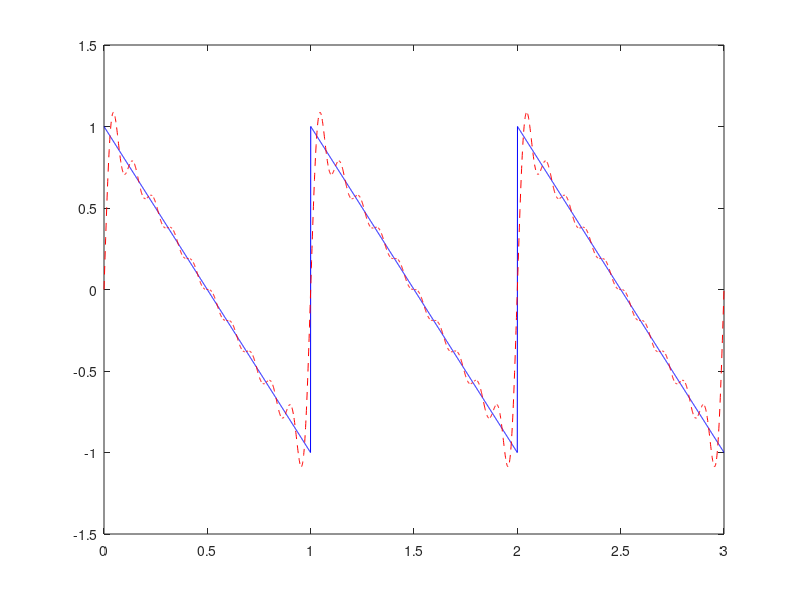
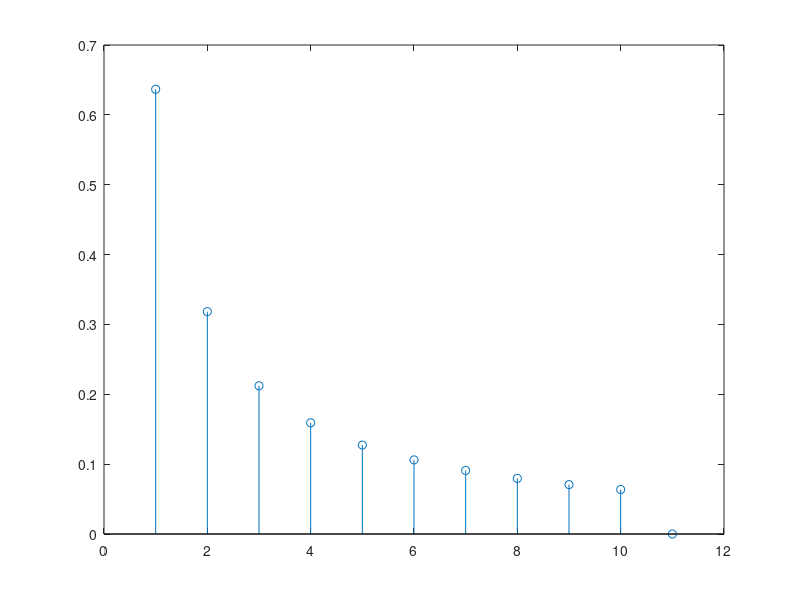

These charts were generated, in order, by the following MATLAB code:
clear
% set signal period to 1s
T = 1;
% Time variable
t = linspace(0, T, 1000);
% t(t <= T/2);logic matrix
% Amplitute
V0 = 1;

% triangular function
Sawtooth = zeros(size(t));
Sawtooth = V0 - t.*2*V0./T;
t = linspace(0, 3*T, 3*1000);
Sawtooth = repmat (Sawtooth, 1, 3);
plot(t, Sawtooth,'b-')
hold on

% Synthesis
max_harmonics = 10;
a = zeros(1, max_harmonics+1);
b = zeros(1, max_harmonics+1);
synth_Sawtooth = zeros(size(t));

for n = 1 : max_harmonics
    b(n) = 2.*V0./(n.*pi);
    synth_Sawtooth = synth_Sawtooth + b(n)*sin(2*pi*(n)*(1/T)*t);
end

plot(t, synth_Sawtooth,'r--')


% % the value of a0
% syms x;
% f = sum(x.*synth_triang,"all")/T;
% a0 = limit(f, x, 0);
% formatSpec = 'a0 is %4.2f\n';
% fprintf(formatSpec,a0)


% stem(n,a(n))
figure
c = sqrt(a.^2 + b.^2);
stem(c)